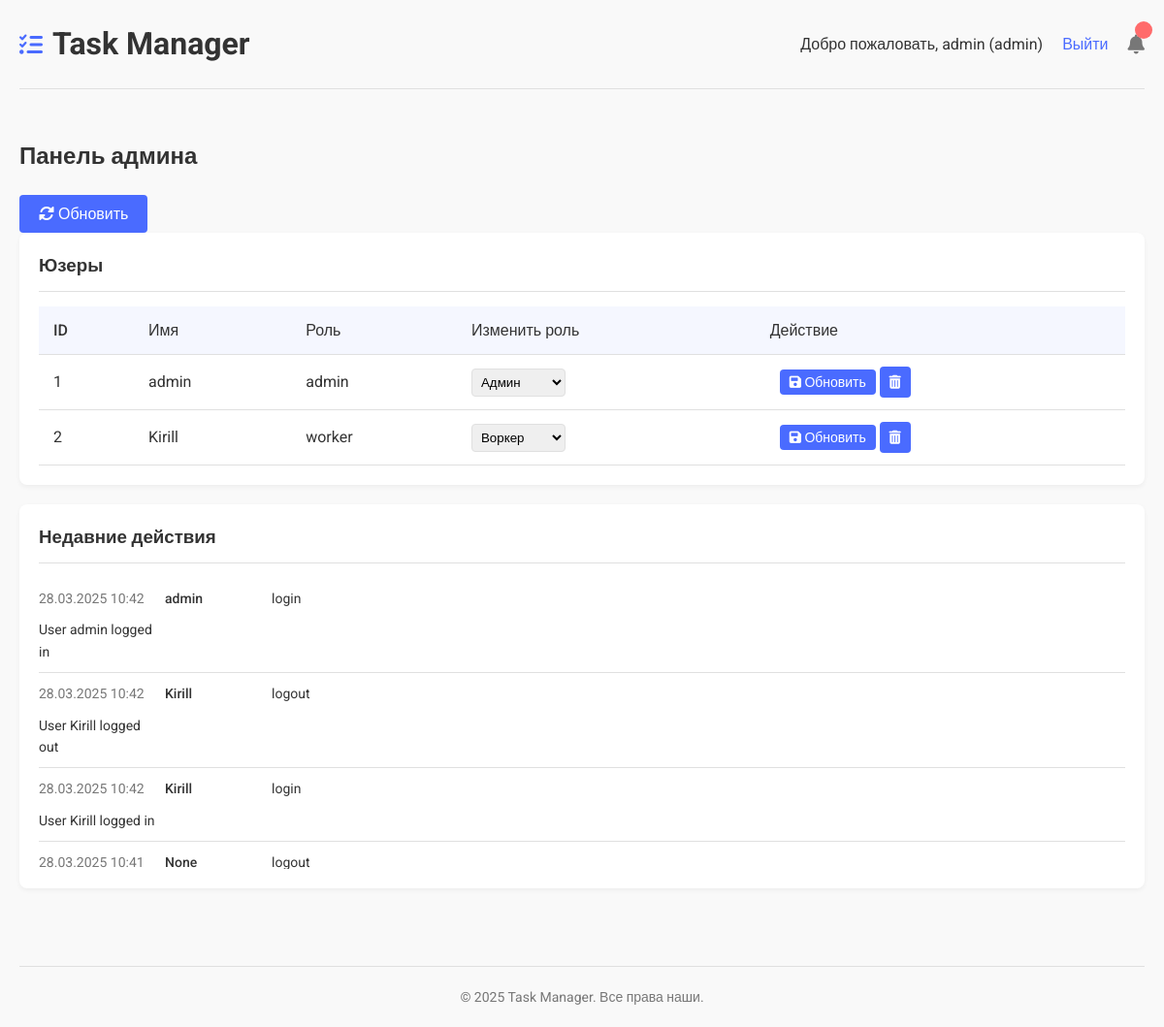
The page / (signed in) on the database its author committed.
### tables this page shows
CREATE TABLE users (
    id INTEGER PRIMARY KEY AUTOINCREMENT,
    username TEXT UNIQUE NOT NULL,
    password TEXT NOT NULL,
    role TEXT NOT NULL DEFAULT 'worker',
    created_at TIMESTAMP DEFAULT CURRENT_TIMESTAMP
);

CREATE TABLE logs (
    id INTEGER PRIMARY KEY AUTOINCREMENT,
    user_id INTEGER NOT NULL,
    action TEXT NOT NULL,
    details TEXT,
    timestamp TIMESTAMP DEFAULT CURRENT_TIMESTAMP,
    FOREIGN KEY (user_id) REFERENCES users (id)
);

### app.py (the view)
@app.route('/')
def index():
    if 'user_id' not in session:
        return redirect(url_for('login'))
    role = session.get('role')
    if role == 'admin':  # Если роль администратора, показываем панель администратора
        return admin_dashboard()
    elif role == 'manager':  # Если роль менеджера, показываем панель менеджера
        return manager_dashboard()
    return worker_dashboard()

### app.py (called while the page is built)
def get_db():
    if 'db' not in g: # Проверяем, есть ли уже соединение с базой данных в объекте g
        g.db = sqlite3.connect(app.config['DATABASE'])
        g.db.row_factory = sqlite3.Row
    return g.db # Возвращаем объект соединения с базой данных

@app.template_filter('datetimeformat')
def datetimeformat_filter(value, format='%d.%m.%Y %H:%M'):
    if not value:
        return ''
    try:
        if isinstance(value, str):
            dt = datetime.strptime(value, '%Y-%m-%d %H:%M:%S')
        else:
            dt = value
        return dt.strftime(format)
    except ValueError:
        return value

def admin_dashboard():
    db = get_db()
    users = db.execute('SELECT id, username, role FROM users').fetchall()
    logs = db.execute('''
        SELECT l.*, u.username
        FROM logs l
        LEFT JOIN users u ON l.user_id = u.id
        ORDER BY l.timestamp DESC
        LIMIT 10
    ''').fetchall()
    return render_template('admin.html', users=users, logs=logs, current_user=session['user_id'])

### templates/admin.html (shortened to what this page needs)
{% extends "base.html" %}
{% block content %}
<div class="dashboard">
    <h2>Панель админа</h2>
    <button id="refresh-users" class="btn btn-secondary mb-3">
        <i class="fas fa-sync-alt"></i> Обновить
    </button>
    <div class="dashboard-section">
        <h3>Юзеры</h3>
        <div id="users-table-container">
            {% include '_users_table.html' %}
        </div>
    </div>
    <div class="dashboard-section">
        <h3>Недавние действия</h3>
        <div class="activity-log">
            {% for log in logs %}
            <div class="log-entry">
                <span class="log-time">{{ log.timestamp|datetimeformat }}</span>
                <span class="log-user">{{ log.username }}</span>
                <span class="log-action">{{ log.action }}</span>
                <span class="log-details">{{ log.details }}</span>
            </div>
            {% else %}
            <p>Нет активности</p>
            {% endfor %}
        </div>
    </div>
</div>
{% endblock %}

### templates/_users_table.html (shortened to what this page needs)
<table class="data-table">
    <thead>
        <tr>
            <th>ID</th>
            <th>Имя</th>
            <th>Роль</th>
            <th>Изменить роль</th>
            <th>Действие</th>
        </tr>
    </thead>
    <tbody>
        {% for user in users %}
        <tr>
            <td>{{ user.id }}</td>
            <td>{{ user.username }}</td>
            <td class="current-role">{{ user.role }}</td>
            <td>
                <select class="form-select role-select">
                    <option value="admin" {% if user.role == 'admin' %}selected{% endif %}>Админ</option>
                    <option value="worker" {% if user.role == 'worker' %}selected{% endif %}>Воркер</option>
                </select>
            </td>
            <td>
                <button class="btn btn-primary btn-sm btn-update-role" data-user-id="{{ user.id }}">
                    <i class="fas fa-save"></i> Обновить
                </button>
                <button class="btn btn-danger btn-sm action-btn delete-user"
                        data-user-id="{{ user.id }}"
                        {% if current_user is defined and user.id == current_user %}disabled title="You can't delete yourself"{% endif %}>
                    <i class="fas fa-trash-alt"></i>
                </button>
            </td>
        </tr>
        {% else %}
        <tr>
            <td colspan="5">Юзеры не найдены</td>
        </tr>
        {% endfor %}
    </tbody>
</table>

### static/css/style.css (style rules this page uses)
:root { --primary-color: #4a6bff; --secondary-color: #f5f7ff; --accent-color: #ff6b6b; --text-color: #333; --light-text: #777; --border-color: #e0e0e0; --success-color: #28a745; --warning-color: #ffc107; --danger-color: #dc3545; --background-color: #f9f9f9; --card-bg: #ffffff; }
* { margin: 0; padding: 0; box-sizing: border-box; font-family: 'Roboto', sans-serif; }
body { background-color: var(--background-color); color: var(--text-color); line-height: 1.6; }
.btn { display: inline-block; padding: 10px 20px; background-color: var(--primary-color); color: white; border: none; border-radius: 4px; cursor: pointer; font-size: 16px; text-align: center; text-decoration: none; transition: background-color 0.3s; }
.btn-primary { background-color: var(--primary-color); }
.btn-sm { padding: 5px 10px; font-size: 14px; }
.btn-update-role { margin-left: 10px; }
.dashboard { padding: 20px 0; }
.dashboard h2 { margin-bottom: 20px; }
.dashboard-section { background-color: var(--card-bg); padding: 20px; border-radius: 8px; box-shadow: 0 2px 5px rgba(0, 0, 0, 0.05); margin-bottom: 20px; }
.dashboard-section h3 { margin-bottom: 15px; padding-bottom: 10px; border-bottom: 1px solid var(--border-color); }
.data-table { width: 100%; border-collapse: collapse; }
.data-table th, .data-table td { padding: 12px 15px; text-align: left; border-bottom: 1px solid var(--border-color); }
.data-table th { background-color: var(--secondary-color); font-weight: 500; }
.role-select { padding: 5px; border-radius: 4px; border: 1px solid var(--border-color); }
.activity-log { max-height: 300px; overflow-y: auto; }
.log-entry { padding: 10px 0; border-bottom: 1px solid var(--border-color); display: grid; grid-template-columns: 120px 100px 1fr; gap: 10px; font-size: 14px; }
.log-time { color: var(--light-text); }
.log-user { font-weight: 500; }
.action-btn { width: 32px; height: 32px; padding: 0; display: inline-flex; align-items: center; justify-content: center; margin-right: 5px; }
.action-btn:last-child { margin-right: 0; }
.action-btn i { font-size: 14px; }

### rows shown on the page
users: id "1", username "admin", role "admin", role "Админ"
users: id "2", username "Kirill", role "worker", role "Воркер"
logs: timestamp "28.03.2025 10:42", username "admin", action "login", details "User admin logged in"
logs: timestamp "28.03.2025 10:42", username "Kirill", action "logout", details "User Kirill logged out"
logs: timestamp "28.03.2025 10:42", username "Kirill", action "login", details "User Kirill logged in"
logs: timestamp "28.03.2025 10:41", username "None", action "logout"

### other values the page prints
{{ session['username'] }} "admin"
{{ session['role'] }} "admin"
